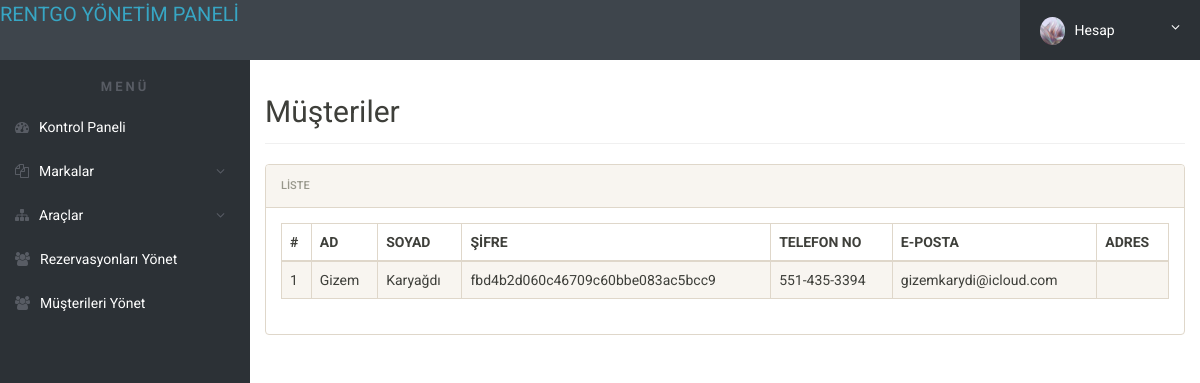
The app's page /admin/musteriler.php (signed in) with its own data.
### tables this page shows
CREATE TABLE `musteriler` (
  `musteri_id` int(11) NOT NULL AUTO_INCREMENT,
  `musteri_ad` varchar(50) DEFAULT '',
  `musteri_soyad` varchar(50) DEFAULT '',
  `musteri_sifre` char(32) DEFAULT '',
  `musteri_tel` varchar(15) DEFAULT '',
  `musteri_email` varchar(50) DEFAULT NULL,
  `musteri_adres` varchar(50) DEFAULT '',
  `musteri_token` char(32) DEFAULT '',
  PRIMARY KEY (`musteri_id`)
);

### admin/musteriler.php (the view, shortened to what this page needs)
<!Doctype html>
<html lang="en" class="no-js">
<?php
include('includes/baglan.php');
if (strlen($_SESSION['oturum']) == 0) {
	header('location:index.php');
} else {
?>
	<head>
		<link rel="stylesheet" href="css/font-awesome.min.css">
		<link rel="stylesheet" href="css/bootstrap.min.css">
		<link rel="stylesheet" href="css/dataTables.bootstrap.min.css">
		<link rel="stylesheet" href="css/bootstrap-social.css">
		<link rel="stylesheet" href="css/bootstrap-select.css">
		<link rel="stylesheet" href="css/fileinput.min.css">
		<link rel="stylesheet" href="css/awesome-bootstrap-checkbox.css">
		<link rel="stylesheet" href="css/style.css">
	</head>
	<body>
		<?php include('includes/baslik.php'); ?>
		<div class="ts-main-content">
			<?php include('includes/menu.php'); ?>
			<div class="content-wrapper">
				<div class="container-fluid">
					<div class="row">
						<div class="col-md-12">
							<h2 class="page-title">Müşteriler</h2>
							<div class="panel panel-default">
								<div class="panel-heading">LİSTE</div>
								<div class="panel-body">
									<table id="zctb" class="display table table-striped table-bordered table-hover" cellspacing="0" width="100%">
										<thead>
											<tr>
												<th>#</th>
												<th>AD</th>
												<th>SOYAD</th>
												<th>ŞİFRE</th>
												<th>TELEFON NO</th>
												<th>E-POSTA</th>
												<th>ADRES</th>
											</tr>
										</thead>
										<tbody>
											<?php
											$musteri_sorgu= mysqli_query($conn,"SELECT * from  musteriler");
											$say = 1;
											if ($musteri_sorgu->num_rows > 0)
											{
												foreach ($musteri_sorgu as $sonuc)
											{
											?>
													<tr>
														<td><?php echo ($say); ?></td>
														<td><?php echo ($sonuc['musteri_ad']); ?></td>
														<td><?php echo ($sonuc['musteri_soyad']); ?></td>
														<td><?php echo ($sonuc['musteri_sifre']); ?></td>
														<td><?php echo ($sonuc['musteri_tel']); ?></td>
														<td><?php echo ($sonuc['musteri_email']); ?></td>
														<td><?php echo ($sonuc['musteri_adres']); ?></td>
													</tr>
											<?php
											$say = $say + 1;
												}
											} ?>
										</tbody>
									</table>
								</div>
							</div>
						</div>
					</div>
				</div>
			</div>
		</div>
	</body>
	</html>
<?php } ?>

### admin/css/style.css (style rules this page uses)
html { font-size: 14px; }
@media only screen and (min-width: 480px) { html { font-size: 17px; } }
@media only screen and (min-width: 768px) { html { font-size: 14px; } }
body { font-size: 1em; }
.panel { overflow: hidden; }
.page-title { padding-bottom: 15px; margin-bottom: 20px; border-bottom: 1px solid #f0f0f0; }
.ts-main-content .content-wrapper { padding-top: 15px; margin-top: 60px; }
@media only screen and (min-width: 992px) { .ts-main-content .content-wrapper { margin-left: 250px; } }

### records on screen
musteriler: musteri_ad "Gizem", musteri_soyad "Karyağdı", musteri_sifre "fbd4b2d060c46709c60bbe083ac5bcc9", musteri_tel "551-435-3394", musteri_email "gizemkarydi@icloud.com"
